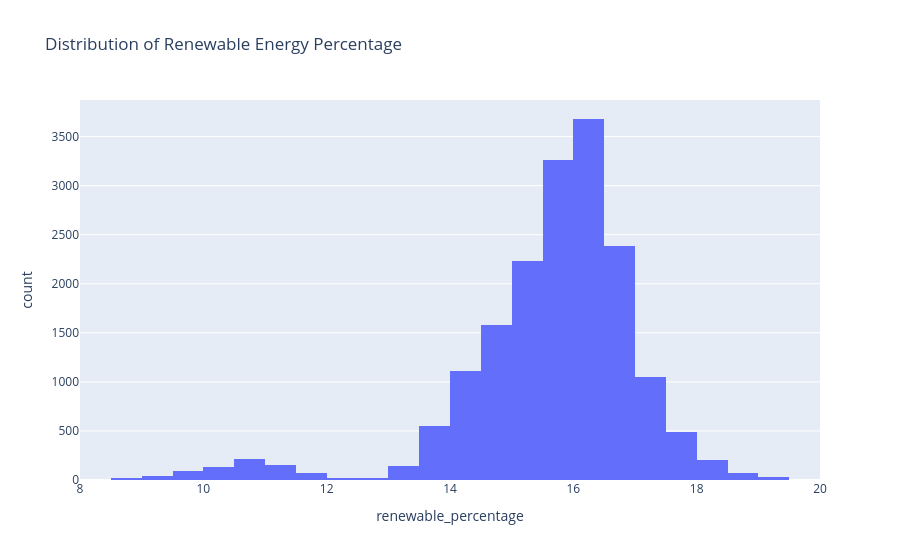

The notebook cell saved with this chart:
### Code cell
fig = px.histogram(
    df,
    x="renewable_percentage",
    nbins=50,
    title="Distribution of Renewable Energy Percentage"
)

fig.show()

### Figure 1 — Plotly figure (JSON) as saved in the notebook; plotly's stock layout.template omitted (floating-point values rounded to 4 significant figures; data arrays with more than 128 entries replaced by an {"elided": "..."} marker saying what was removed)
{"data": [{"bingroup": "x", "hovertemplate": "renewable_percentage=%{x}<br>count=%{y}<extra></extra>", "legendgroup": "", "marker": {"color": "#636efa", "pattern": {"shape": ""}}, "name": "", "nbinsx": 50, "orientation": "v", "showlegend": false, "type": "histogram", "x": {"elided": "17544 float values"}, "xaxis": "x", "yaxis": "y"}], "layout": {"barmode": "relative", "legend": {"tracegroupgap": 0}, "title": {"text": "Distribution of Renewable Energy Percentage"}, "xaxis": {"anchor": "y", "domain": [0, 1], "title": {"text": "renewable_percentage"}}, "yaxis": {"anchor": "x", "domain": [0, 1], "title": {"text": "count"}}}}
